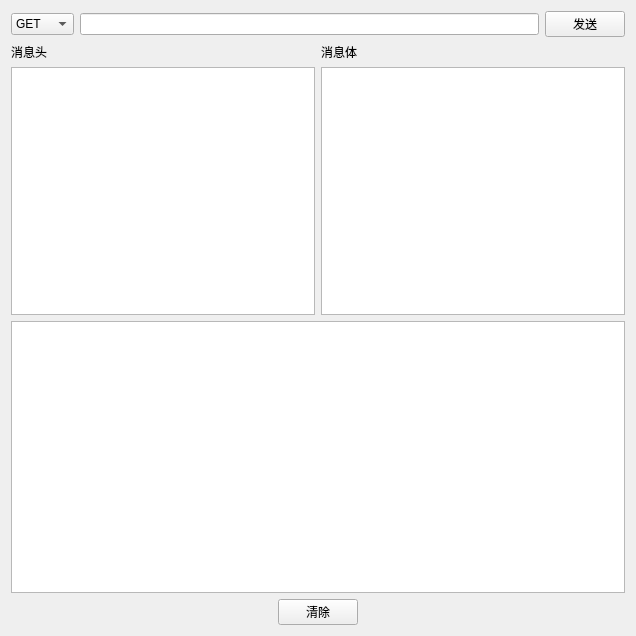
<?xml version="1.0" encoding="UTF-8"?>
<ui version="4.0">
 <class>Http</class>
 <widget class="QWidget" name="Http">
  <property name="geometry">
   <rect>
    <x>0</x>
    <y>0</y>
    <width>636</width>
    <height>636</height>
   </rect>
  </property>
  <property name="sizePolicy">
   <sizepolicy hsizetype="Preferred" vsizetype="Preferred">
    <horstretch>0</horstretch>
    <verstretch>0</verstretch>
   </sizepolicy>
  </property>
  <property name="windowTitle">
   <string>http接口测试</string>
  </property>
  <layout class="QHBoxLayout" name="horizontalLayout_3">
   <item>
    <layout class="QVBoxLayout" name="verticalLayout_3">
     <item>
      <layout class="QHBoxLayout" name="horizontalLayout">
       <item>
        <widget class="QComboBox" name="comboBox">
         <item>
          <property name="text">
           <string>GET</string>
          </property>
         </item>
         <item>
          <property name="text">
           <string>POST</string>
          </property>
         </item>
        </widget>
       </item>
       <item>
        <widget class="QLineEdit" name="lineEdit"/>
       </item>
       <item>
        <widget class="QPushButton" name="pushButton">
         <property name="text">
          <string>发送</string>
         </property>
        </widget>
       </item>
      </layout>
     </item>
     <item>
      <layout class="QHBoxLayout" name="horizontalLayout_2">
       <item>
        <layout class="QVBoxLayout" name="verticalLayout">
         <item>
          <widget class="QLabel" name="label">
           <property name="text">
            <string>消息头</string>
           </property>
          </widget>
         </item>
         <item>
          <widget class="QPlainTextEdit" name="plainTextEdit_2"/>
         </item>
        </layout>
       </item>
       <item>
        <layout class="QVBoxLayout" name="verticalLayout_2">
         <item>
          <widget class="QLabel" name="label_2">
           <property name="text">
            <string>消息体</string>
           </property>
          </widget>
         </item>
         <item>
          <widget class="QPlainTextEdit" name="plainTextEdit"/>
         </item>
        </layout>
       </item>
      </layout>
     </item>
     <item>
      <widget class="QPlainTextEdit" name="plainTextEdit_3"/>
     </item>
     <item>
      <layout class="QHBoxLayout" name="horizontalLayout_4">
       <item>
        <widget class="QPushButton" name="pushButton_2">
         <property name="sizePolicy">
          <sizepolicy hsizetype="Fixed" vsizetype="Fixed">
           <horstretch>0</horstretch>
           <verstretch>0</verstretch>
          </sizepolicy>
         </property>
         <property name="text">
          <string>清除</string>
         </property>
         <property name="iconSize">
          <size>
           <width>5</width>
           <height>21</height>
          </size>
         </property>
        </widget>
       </item>
      </layout>
     </item>
    </layout>
   </item>
  </layout>
 </widget>
 <resources/>
 <connections>
  <connection>
   <sender>pushButton</sender>
   <signal>clicked()</signal>
   <receiver>Http</receiver>
   <slot>close()</slot>
   <hints>
    <hint type="sourcelabel">
     <x>550</x>
     <y>27</y>
    </hint>
    <hint type="destinationlabel">
     <x>317</x>
     <y>317</y>
    </hint>
   </hints>
  </connection>
  <connection>
   <sender>pushButton_2</sender>
   <signal>clicked()</signal>
   <receiver>plainTextEdit_3</receiver>
   <slot>clear()</slot>
   <hints>
    <hint type="sourcelabel">
     <x>308</x>
     <y>608</y>
    </hint>
    <hint type="destinationlabel">
     <x>317</x>
     <y>451</y>
    </hint>
   </hints>
  </connection>
 </connections>
</ui>
